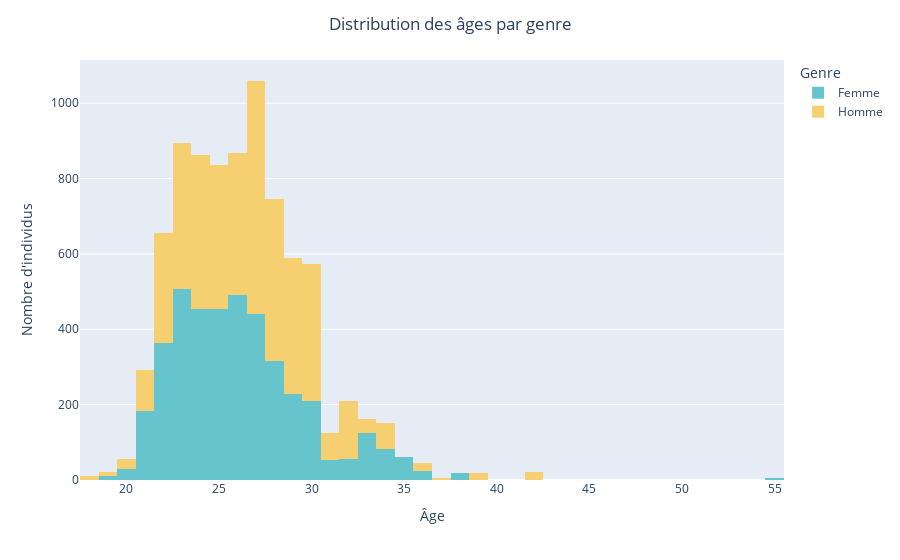

Write notebook code for a chart like this one.
### Markdown cell above
La distribution d'âge est-elle différente pour les hommes et les femmes ?

### Code cell
df_sd['gender_label'] = df_sd['gender'].map({0: 'Femme', 1: 'Homme'})

fig = px.histogram(df_sd, x="age", color="gender_label", labels={"gender_label": "Genre", "age": "Âge"}, color_discrete_sequence=px.colors.qualitative.Pastel)
fig.update_layout(yaxis_title="Nombre d'individus", title="Distribution des âges par genre", title_x=0.5)
fig.show()

### Figure 1 — Plotly figure (JSON) as saved in the notebook; plotly's stock layout.template omitted (floating-point values rounded to 4 significant figures; data arrays with more than 128 entries replaced by an {"elided": "..."} marker saying what was removed)
{"data": [{"bingroup": "x", "hovertemplate": "Genre=Femme<br>Âge=%{x}<br>count=%{y}<extra></extra>", "legendgroup": "Femme", "marker": {"color": "rgb(102, 197, 204)", "pattern": {"shape": ""}}, "name": "Femme", "orientation": "v", "showlegend": true, "type": "histogram", "x": {"elided": "4184 float values"}, "xaxis": "x", "yaxis": "y"}, {"bingroup": "x", "hovertemplate": "Genre=Homme<br>Âge=%{x}<br>count=%{y}<extra></extra>", "legendgroup": "Homme", "marker": {"color": "rgb(246, 207, 113)", "pattern": {"shape": ""}}, "name": "Homme", "orientation": "v", "showlegend": true, "type": "histogram", "x": {"elided": "4194 float values"}, "xaxis": "x", "yaxis": "y"}], "layout": {"barmode": "relative", "legend": {"title": {"text": "Genre"}, "tracegroupgap": 0}, "margin": {"t": 60}, "title": {"text": "Distribution des âges par genre", "x": 0.5}, "xaxis": {"anchor": "y", "domain": [0, 1], "title": {"text": "Âge"}}, "yaxis": {"anchor": "x", "domain": [0, 1], "title": {"text": "Nombre d'individus"}}}}
